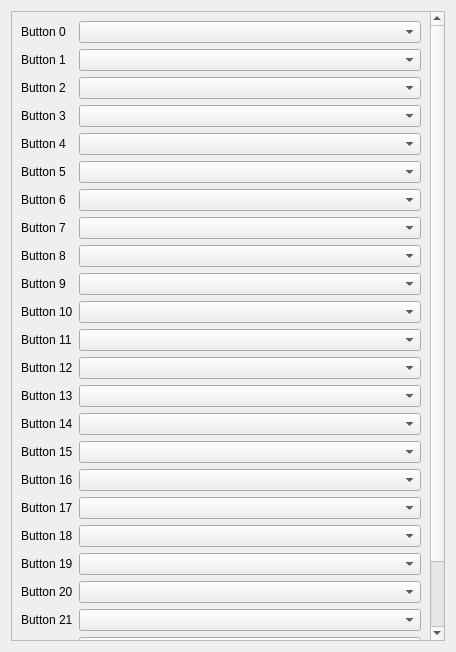
<?xml version="1.0" encoding="UTF-8"?>
<ui version="4.0">
 <class>Button</class>
 <widget class="QWidget" name="Button">
  <property name="geometry">
   <rect>
    <x>0</x>
    <y>0</y>
    <width>456</width>
    <height>652</height>
   </rect>
  </property>
  <property name="sizePolicy">
   <sizepolicy hsizetype="Preferred" vsizetype="Preferred">
    <horstretch>0</horstretch>
    <verstretch>0</verstretch>
   </sizepolicy>
  </property>
  <property name="unifiedTitleAndToolBarOnMac" stdset="0">
   <bool>true</bool>
  </property>
  <layout class="QGridLayout" name="gridLayout">
   <item row="0" column="0">
    <widget class="QScrollArea" name="scrollArea_InputButton">
     <property name="widgetResizable">
      <bool>true</bool>
     </property>
     <widget class="QWidget" name="scrollAreaWidgetInputButtonContents">
      <property name="geometry">
       <rect>
        <x>0</x>
        <y>-198</y>
        <width>422</width>
        <height>830</height>
       </rect>
      </property>
      <layout class="QGridLayout" name="gridLayout_8" columnstretch="0,0,0,0,0">
       <item row="35" column="0">
        <widget class="QLabel" name="labelInputButton19">
         <property name="text">
          <string>Button 19</string>
         </property>
        </widget>
       </item>
       <item row="21" column="0">
        <widget class="QLabel" name="labelInputButton5">
         <property name="text">
          <string>Button 5</string>
         </property>
        </widget>
       </item>
       <item row="30" column="0">
        <widget class="QLabel" name="labelInputButton14">
         <property name="text">
          <string>Button 14</string>
         </property>
        </widget>
       </item>
       <item row="40" column="0">
        <spacer name="verticalSpacerButtonConfig">
         <property name="orientation">
          <enum>Qt::Vertical</enum>
         </property>
         <property name="sizeHint" stdset="0">
          <size>
           <width>20</width>
           <height>40</height>
          </size>
         </property>
        </spacer>
       </item>
       <item row="23" column="0">
        <widget class="QLabel" name="labelInputButton7">
         <property name="text">
          <string>Button 7</string>
         </property>
        </widget>
       </item>
       <item row="32" column="0">
        <widget class="QLabel" name="labelInputButton16">
         <property name="text">
          <string>Button 16</string>
         </property>
        </widget>
       </item>
       <item row="36" column="0">
        <widget class="QLabel" name="labelInputButton20">
         <property name="text">
          <string>Button 20</string>
         </property>
        </widget>
       </item>
       <item row="17" column="0">
        <widget class="QLabel" name="labelInputButton1">
         <property name="text">
          <string>Button 1</string>
         </property>
        </widget>
       </item>
       <item row="37" column="0">
        <widget class="QLabel" name="labelInputButton21">
         <property name="text">
          <string>Button 21</string>
         </property>
        </widget>
       </item>
       <item row="34" column="0">
        <widget class="QLabel" name="labelInputButton18">
         <property name="text">
          <string>Button 18</string>
         </property>
        </widget>
       </item>
       <item row="16" column="0">
        <widget class="QLabel" name="labelInputButton0">
         <property name="text">
          <string>Button 0</string>
         </property>
        </widget>
       </item>
       <item row="20" column="0">
        <widget class="QLabel" name="labelInputButton4">
         <property name="text">
          <string>Button 4</string>
         </property>
        </widget>
       </item>
       <item row="26" column="0">
        <widget class="QLabel" name="labelInputButton10">
         <property name="text">
          <string>Button 10</string>
         </property>
        </widget>
       </item>
       <item row="22" column="0">
        <widget class="QLabel" name="labelInputButton6">
         <property name="text">
          <string>Button 6</string>
         </property>
        </widget>
       </item>
       <item row="24" column="0">
        <widget class="QLabel" name="labelInputButton8">
         <property name="text">
          <string>Button 8</string>
         </property>
        </widget>
       </item>
       <item row="40" column="2">
        <spacer name="horizontalSpacerButtonConfig">
         <property name="orientation">
          <enum>Qt::Horizontal</enum>
         </property>
         <property name="sizeHint" stdset="0">
          <size>
           <width>40</width>
           <height>20</height>
          </size>
         </property>
        </spacer>
       </item>
       <item row="31" column="0">
        <widget class="QLabel" name="labelInputButton15">
         <property name="text">
          <string>Button 15</string>
         </property>
        </widget>
       </item>
       <item row="27" column="0">
        <widget class="QLabel" name="labelInputButton11">
         <property name="text">
          <string>Button 11</string>
         </property>
        </widget>
       </item>
       <item row="19" column="0">
        <widget class="QLabel" name="labelInputButton3">
         <property name="text">
          <string>Button 3</string>
         </property>
        </widget>
       </item>
       <item row="39" column="0">
        <widget class="QLabel" name="labelInputButton23">
         <property name="text">
          <string>Button 23</string>
         </property>
        </widget>
       </item>
       <item row="25" column="0">
        <widget class="QLabel" name="labelInputButton9">
         <property name="text">
          <string>Button 9</string>
         </property>
        </widget>
       </item>
       <item row="18" column="0">
        <widget class="QLabel" name="labelInputButton2">
         <property name="text">
          <string>Button 2</string>
         </property>
        </widget>
       </item>
       <item row="29" column="0">
        <widget class="QLabel" name="labelInputButton13">
         <property name="text">
          <string>Button 13</string>
         </property>
        </widget>
       </item>
       <item row="28" column="0">
        <widget class="QLabel" name="labelInputButton12">
         <property name="text">
          <string>Button 12</string>
         </property>
        </widget>
       </item>
       <item row="33" column="0">
        <widget class="QLabel" name="labelInputButton17">
         <property name="text">
          <string>Button 17</string>
         </property>
        </widget>
       </item>
       <item row="38" column="0">
        <widget class="QLabel" name="labelInputButton22">
         <property name="text">
          <string>Button 22</string>
         </property>
        </widget>
       </item>
       <item row="32" column="2">
        <widget class="QComboBox" name="comboBoxButton16"/>
       </item>
       <item row="31" column="2">
        <widget class="QComboBox" name="comboBoxButton15"/>
       </item>
       <item row="30" column="2">
        <widget class="QComboBox" name="comboBoxButton14"/>
       </item>
       <item row="29" column="2">
        <widget class="QComboBox" name="comboBoxButton13"/>
       </item>
       <item row="28" column="2">
        <widget class="QComboBox" name="comboBoxButton12"/>
       </item>
       <item row="27" column="2">
        <widget class="QComboBox" name="comboBoxButton11"/>
       </item>
       <item row="26" column="2">
        <widget class="QComboBox" name="comboBoxButton10"/>
       </item>
       <item row="25" column="2">
        <widget class="QComboBox" name="comboBoxButton9"/>
       </item>
       <item row="24" column="2">
        <widget class="QComboBox" name="comboBoxButton8"/>
       </item>
       <item row="23" column="2">
        <widget class="QComboBox" name="comboBoxButton7"/>
       </item>
       <item row="22" column="2">
        <widget class="QComboBox" name="comboBoxButton6"/>
       </item>
       <item row="21" column="2">
        <widget class="QComboBox" name="comboBoxButton5"/>
       </item>
       <item row="20" column="2">
        <widget class="QComboBox" name="comboBoxButton4"/>
       </item>
       <item row="19" column="2">
        <widget class="QComboBox" name="comboBoxButton3"/>
       </item>
       <item row="18" column="2">
        <widget class="QComboBox" name="comboBoxButton2"/>
       </item>
       <item row="17" column="2">
        <widget class="QComboBox" name="comboBoxButton1"/>
       </item>
       <item row="16" column="2">
        <widget class="QComboBox" name="comboBoxButton0"/>
       </item>
       <item row="33" column="2">
        <widget class="QComboBox" name="comboBoxButton17"/>
       </item>
       <item row="34" column="2">
        <widget class="QComboBox" name="comboBoxButton18"/>
       </item>
       <item row="35" column="2">
        <widget class="QComboBox" name="comboBoxButton19"/>
       </item>
       <item row="36" column="2">
        <widget class="QComboBox" name="comboBoxButton20"/>
       </item>
       <item row="37" column="2">
        <widget class="QComboBox" name="comboBoxButton21"/>
       </item>
       <item row="38" column="2">
        <widget class="QComboBox" name="comboBoxButton22"/>
       </item>
       <item row="39" column="2">
        <widget class="QComboBox" name="comboBoxButton23"/>
       </item>
      </layout>
     </widget>
    </widget>
   </item>
  </layout>
 </widget>
 <resources/>
 <connections/>
</ui>
